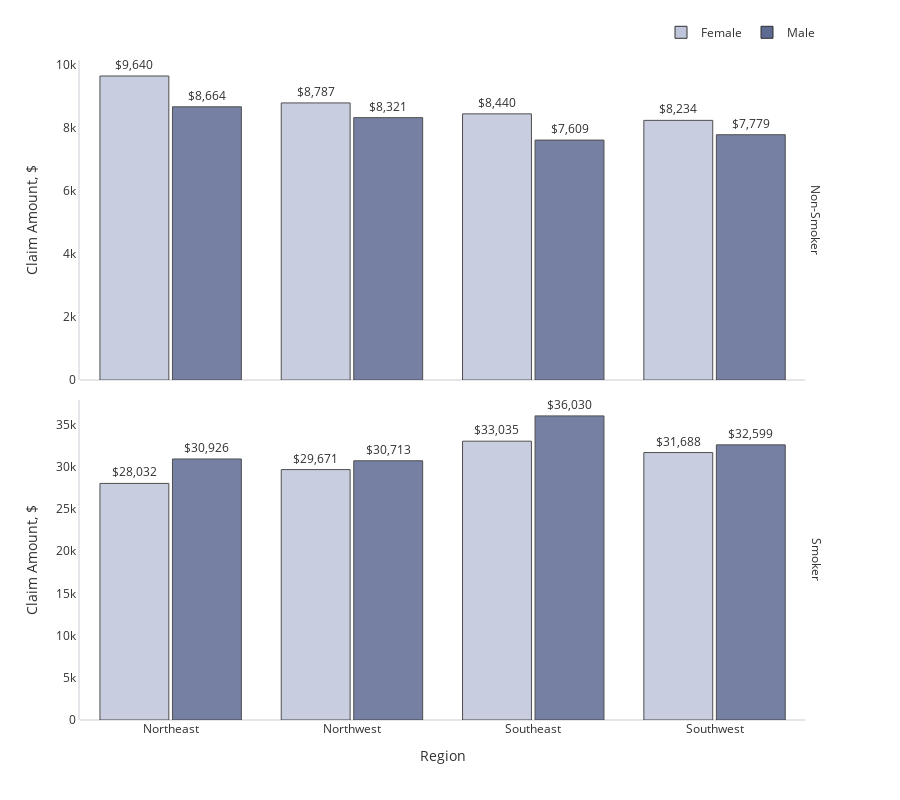

Notebook code for this chart:
### Markdown cell above
В дополнение к возрасту, суммы претензий положительно коррелируют с индексом массы тела. Среди курильщиков страховые взносы, как правило, увеличиваются с увеличением ИМТ.

### Code cell
plot_df = ins.groupby(['region','sex','smoker'])['charges'].mean()
plot_df = plot_df.rename('charges').reset_index()
fig = px.bar(plot_df, x='region', y='charges', color='sex', height=800,
             title="",
             color_discrete_map={'Female': '#BFC5DA','Male': '#5D6A92'}, 
             facet_row='smoker', text='charges', opacity=0.85, barmode='group')
fig.update_traces(texttemplate='$%{text:,.0f}', textposition='outside', 
                  marker_line=dict(width=1, color='#303030'))
fig.layout.yaxis2.update(matches=None)
fig.for_each_annotation(lambda a: a.update(text=a.text.split("=")[-1]))
fig.update_xaxes(title="Region", row=1)
fig.update_yaxes(title="Claim Amount, $",  gridcolor='#E3E3E3', zeroline=True, zerolinewidth=2, 
                 showgrid=False, zerolinecolor='#E5E5EA',
                 showline=True, linecolor='#E5E5EA', linewidth=2)
fig.update_layout(font_color="#303030", paper_bgcolor="white", plot_bgcolor="white",
                  bargroupgap=0.05, bargap=0.2,
                  legend=dict(orientation="h", yanchor="bottom", y=1.02, xanchor="right", x=1, title=""))
fig.show()

### Figure 1 — Plotly figure (JSON) as saved in the notebook; plotly's stock layout.template omitted (floating-point values rounded to 4 significant figures)
{"data": [{"alignmentgroup": "True", "hovertemplate": "sex=Female<br>smoker=Non-Smoker<br>region=%{x}<br>charges=%{text}<extra></extra>", "legendgroup": "Female", "marker": {"color": "#BFC5DA", "line": {"color": "#303030", "width": 1}, "opacity": 0.85, "pattern": {"shape": ""}}, "name": "Female", "offsetgroup": "Female", "orientation": "v", "showlegend": true, "text": [9640.0, 8787.0, 8440.0, 8234.0], "textposition": "outside", "texttemplate": "$%{text:,.0f}", "type": "bar", "x": ["Northeast", "Northwest", "Southeast", "Southwest"], "xaxis": "x2", "y": [9640.0, 8787.0, 8440.0, 8234.0], "yaxis": "y2"}, {"alignmentgroup": "True", "hovertemplate": "sex=Female<br>smoker=Smoker<br>region=%{x}<br>charges=%{text}<extra></extra>", "legendgroup": "Female", "marker": {"color": "#BFC5DA", "line": {"color": "#303030", "width": 1}, "opacity": 0.85, "pattern": {"shape": ""}}, "name": "Female", "offsetgroup": "Female", "orientation": "v", "showlegend": false, "text": [28030.0, 29670.0, 33030.0, 31690.0], "textposition": "outside", "texttemplate": "$%{text:,.0f}", "type": "bar", "x": ["Northeast", "Northwest", "Southeast", "Southwest"], "xaxis": "x", "y": [28030.0, 29670.0, 33030.0, 31690.0], "yaxis": "y"}, {"alignmentgroup": "True", "hovertemplate": "sex=Male<br>smoker=Non-Smoker<br>region=%{x}<br>charges=%{text}<extra></extra>", "legendgroup": "Male", "marker": {"color": "#5D6A92", "line": {"color": "#303030", "width": 1}, "opacity": 0.85, "pattern": {"shape": ""}}, "name": "Male", "offsetgroup": "Male", "orientation": "v", "showlegend": true, "text": [8664.0, 8321.0, 7609.0, 7779.0], "textposition": "outside", "texttemplate": "$%{text:,.0f}", "type": "bar", "x": ["Northeast", "Northwest", "Southeast", "Southwest"], "xaxis": "x2", "y": [8664.0, 8321.0, 7609.0, 7779.0], "yaxis": "y2"}, {"alignmentgroup": "True", "hovertemplate": "sex=Male<br>smoker=Smoker<br>region=%{x}<br>charges=%{text}<extra></extra>", "legendgroup": "Male", "marker": {"color": "#5D6A92", "line": {"color": "#303030", "width": 1}, "opacity": 0.85, "pattern": {"shape": ""}}, "name": "Male", "offsetgroup": "Male", "orientation": "v", "showlegend": false, "text": [30930.0, 30710.0, 36030.0, 32600.0], "textposition": "outside", "texttemplate": "$%{text:,.0f}", "type": "bar", "x": ["Northeast", "Northwest", "Southeast", "Southwest"], "xaxis": "x", "y": [30930.0, 30710.0, 36030.0, 32600.0], "yaxis": "y"}], "layout": {"annotations": [{"font": {}, "showarrow": false, "text": "Smoker", "textangle": 90, "x": 0.98, "xanchor": "left", "xref": "paper", "y": 0.2425, "yanchor": "middle", "yref": "paper"}, {"font": {}, "showarrow": false, "text": "Non-Smoker", "textangle": 90, "x": 0.98, "xanchor": "left", "xref": "paper", "y": 0.7575, "yanchor": "middle", "yref": "paper"}], "bargap": 0.2, "bargroupgap": 0.05, "barmode": "group", "font": {"color": "#303030"}, "height": 800, "legend": {"orientation": "h", "title": {"text": ""}, "tracegroupgap": 0, "x": 1, "xanchor": "right", "y": 1.02, "yanchor": "bottom"}, "margin": {"t": 60}, "paper_bgcolor": "white", "plot_bgcolor": "white", "xaxis": {"anchor": "y", "domain": [0, 0.98], "title": {"text": "Region"}}, "xaxis2": {"anchor": "y2", "domain": [0, 0.98], "matches": "x", "showticklabels": false}, "yaxis": {"anchor": "x", "domain": [0, 0.485], "gridcolor": "#E3E3E3", "linecolor": "#E5E5EA", "linewidth": 2, "showgrid": false, "showline": true, "title": {"text": "Claim Amount, $"}, "zeroline": true, "zerolinecolor": "#E5E5EA", "zerolinewidth": 2}, "yaxis2": {"anchor": "x2", "domain": [0.515, 1], "gridcolor": "#E3E3E3", "linecolor": "#E5E5EA", "linewidth": 2, "showgrid": false, "showline": true, "title": {"text": "Claim Amount, $"}, "zeroline": true, "zerolinecolor": "#E5E5EA", "zerolinewidth": 2}}}
